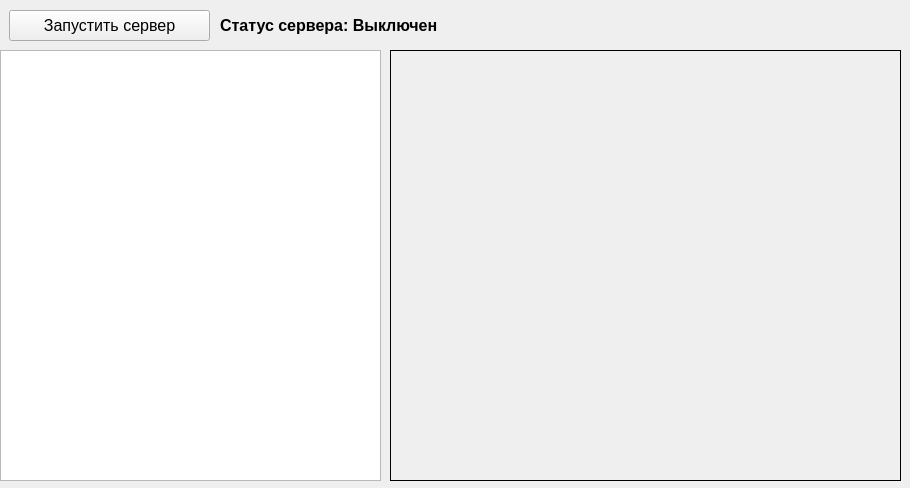
<?xml version="1.0" encoding="UTF-8"?>
<ui version="4.0">
 <class>MainWindow</class>
 <widget class="QMainWindow" name="MainWindow">
  <property name="geometry">
   <rect>
    <x>0</x>
    <y>0</y>
    <width>910</width>
    <height>488</height>
   </rect>
  </property>
  <property name="sizePolicy">
   <sizepolicy hsizetype="Fixed" vsizetype="Fixed">
    <horstretch>0</horstretch>
    <verstretch>0</verstretch>
   </sizepolicy>
  </property>
  <property name="windowTitle">
   <string>MyServer</string>
  </property>
  <property name="styleSheet">
   <string notr="true"/>
  </property>
  <widget class="QWidget" name="centralWidget">
   <widget class="QTextBrowser" name="textBrowser_receivedMessages">
    <property name="geometry">
     <rect>
      <x>0</x>
      <y>50</y>
      <width>381</width>
      <height>431</height>
     </rect>
    </property>
    <property name="styleSheet">
     <string notr="true"/>
    </property>
   </widget>
   <widget class="QLabel" name="labelImageBrowser">
    <property name="geometry">
     <rect>
      <x>390</x>
      <y>50</y>
      <width>511</width>
      <height>431</height>
     </rect>
    </property>
    <property name="frameShape">
     <enum>QFrame::Box</enum>
    </property>
    <property name="text">
     <string/>
    </property>
    <property name="alignment">
     <set>Qt::AlignCenter</set>
    </property>
   </widget>
   <widget class="QLabel" name="labelStatusServer">
    <property name="geometry">
     <rect>
      <x>220</x>
      <y>10</y>
      <width>681</width>
      <height>31</height>
     </rect>
    </property>
    <property name="font">
     <font>
      <pointsize>12</pointsize>
      <weight>75</weight>
      <bold>true</bold>
     </font>
    </property>
    <property name="text">
     <string>Статус сервера: Выключен</string>
    </property>
   </widget>
   <widget class="QPushButton" name="pushButtonRunServer">
    <property name="geometry">
     <rect>
      <x>9</x>
      <y>10</y>
      <width>201</width>
      <height>31</height>
     </rect>
    </property>
    <property name="font">
     <font>
      <pointsize>12</pointsize>
     </font>
    </property>
    <property name="text">
     <string>Запустить сервер</string>
    </property>
   </widget>
  </widget>
 </widget>
 <layoutdefault spacing="6" margin="11"/>
 <resources/>
 <connections/>
</ui>
